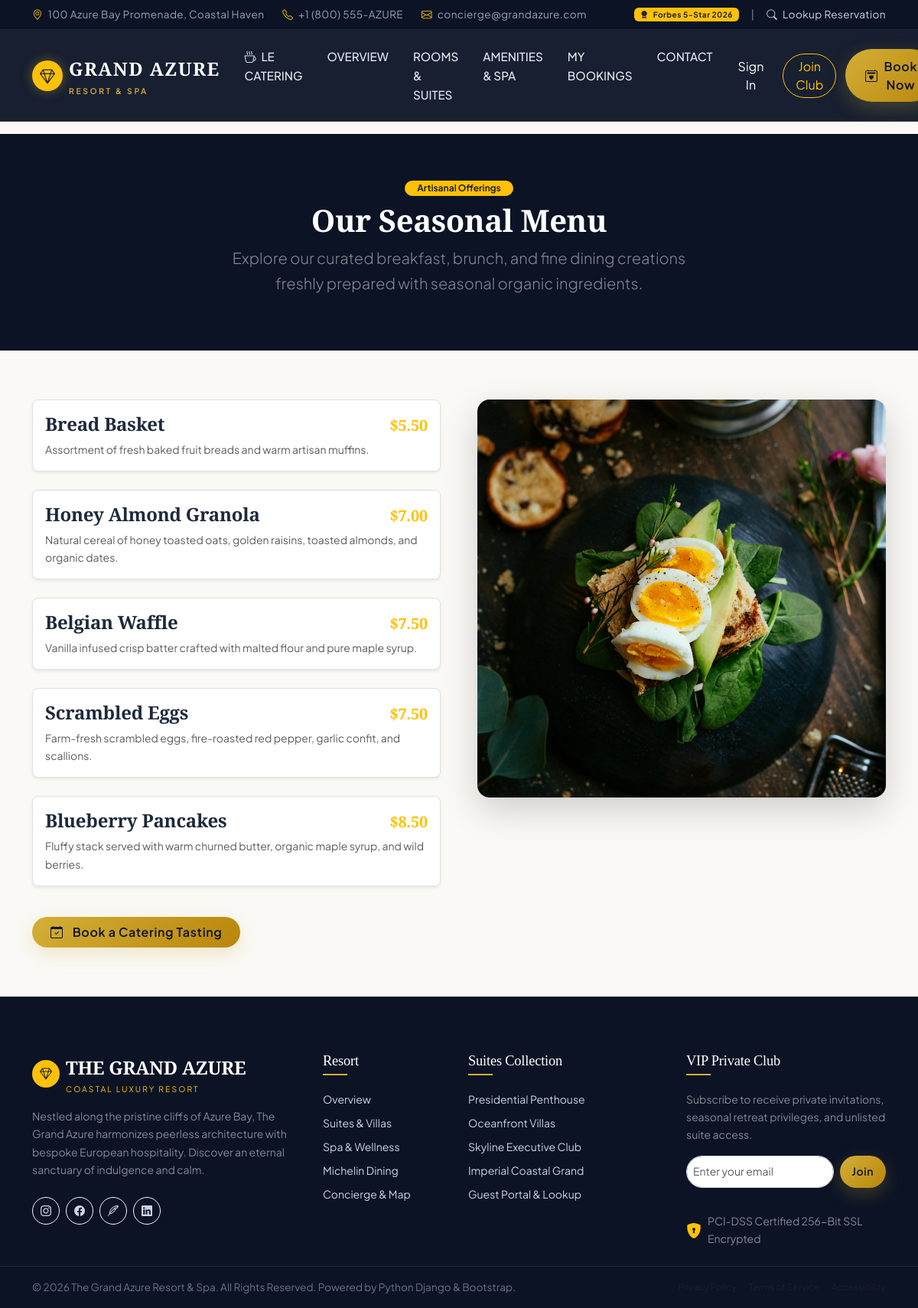
The app's page /menu/ with its own data.
### hotel_app/models.py (models this page shows, shortened)
class MenuItem(models.Model):
    CATEGORY_CHOICES = [
        ('Seasonal', 'Seasonal Offerings'),
        ('Starters', 'Starters & Hors d\'oeuvres'),
        ('Main', 'Main Courses'),
        ('Desserts', 'Artisanal Desserts'),
        ('Beverages', 'Fine Beverages & Wines'),
    ]
    title = models.CharField(max_length=150)
    description = models.TextField()
    price = models.DecimalField(max_digits=6, decimal_places=2)
    category = models.CharField(max_length=50, choices=CATEGORY_CHOICES, default='Seasonal')
    is_available = models.BooleanField(default=True)
    order = models.PositiveIntegerField(default=1, help_text="Display order in menu list")
    created_at = models.DateTimeField(auto_now_add=True)
    class Meta:
        db_table = 'catering_menuitem'
        ordering = ['order', 'id']
        verbose_name = "Menu Item"
        verbose_name_plural = "Menu Items"

### hotel_app/views.py (the view)
# urls.py: path('menu/', views.menu_view, name='menu'),
def menu_view(request):
    menu_items = MenuItem.objects.filter(is_available=True).order_by('order')
    return render(request, 'hotel_app/menu.html', {'menu_items': menu_items})

### hotel_app/templates/hotel_app/menu.html (shortened to what this page needs)
{% extends 'hotel_app/base.html' %}
{% load static %}
{% block extra_css %}
<link rel="stylesheet" href="{% static 'hotel_app/css/menu.css' %}">
{% endblock %}
{% block content %}
<div class="py-5 bg-navy-dark text-white text-center">
  <div class="container py-2">
    <span class="badge bg-warning text-dark px-3 py-1 rounded-pill mb-2">Artisanal Offerings</span>
    <h1 class="font-serif fw-bold text-white mb-2">Our Seasonal Menu</h1>
    <p class="text-white-50 lead mx-auto" style="max-width: 650px;">
      Explore our curated breakfast, brunch, and fine dining creations freshly prepared with seasonal organic ingredients.
    </p>
  </div>
</div>
<div class="container py-5 my-3">
  <div class="row align-items-start g-5">
    <div class="col-lg-6">
      <div class="d-flex flex-column gap-4">
        {% for item in menu_items %}
          <div class="p-3 bg-white rounded-3 border shadow-sm">
            <div class="d-flex justify-content-between align-items-baseline mb-1">
              <h4 class="font-serif fw-bold text-navy mb-0">{{ item.title }}</h4>
              <span class="fs-5 fw-bold text-warning font-serif">${{ item.price|floatformat:2 }}</span>
            </div>
            <p class="text-muted small mb-0">{{ item.description }}</p>
          </div>
        {% empty %}
          <div class="p-4 bg-white rounded-3 border text-center text-muted">
            <p class="mb-0">Seasonal menu currently updating. Please check back shortly.</p>
          </div>
        {% endfor %}
      </div>
      <div class="mt-4 pt-3 text-start">
        <a href="{% url 'contact' %}" class="btn btn-gold rounded-pill px-4 py-2">
          <i class="bi bi-calendar-check me-1"></i> Book a Catering Tasting
        </a>
      </div>
    </div>
    <div class="col-lg-6">
      <div class="rounded-4 overflow-hidden shadow-lg sticky-top" style="top: 100px;">
        <img src="{% static 'hotel_app/images/catering_menu.jpg' %}" alt="Le Catering Menu Selection" class="img-fluid w-100" style="height: 520px; object-fit: cover;">
      </div>
    </div>
  </div>
</div>
{% endblock %}

### hotel_app/static/hotel_app/css/common.css (style rules this page uses)
:root { --primary-navy: #0B1325; --secondary-navy: #111D38; --navy-card: #162447; --accent-gold: #D4AF37; --accent-gold-hover: #C59B27; --accent-gold-light: #F6E7B0; --accent-gold-glow: rgba(212, 175, 55, 0.25); --bg-primary: #FDFBF7; --bg-secondary: #F7F4EE; --bg-cream: #FAF9F6; --bg-card: #FFFFFF; --bg-dark: #1A1A1A; --text-primary: #1E293B; --text-main: #2C2A29; --text-muted: #64748B; --text-light: #F8FAFC; --border-subtle: #E2E8F0; --border-light: rgba(44, 42, 41, 0.08); --border-accent: rgba(197, 160, 89, 0.3); --font-heading: 'Playfair Display', Georgia, serif; --font-body: 'Plus Jakarta Sans', -apple-system, BlinkMacSystemFont, 'Segoe UI', Roboto, sans-serif; --radius-sm: 8px; --radius-md: 14px; --radius-lg: 20px; --radius-full: 9999px; --shadow-sm: 0 2px 8px rgba(11, 19, 37, 0.05); --shadow-md: 0 8px 24px rgba(11, 19, 37, 0.08); --shadow-lg: 0 16px 40px rgba(11, 19, 37, 0.12); --shadow-gold: 0 8px 25px rgba(212, 175, 55, 0.25); --transition: all 0.3s cubic-bezier(0.4, 0, 0.2, 1); --transition-smooth: all 0.4s cubic-bezier(0.16, 1, 0.3, 1); --transition-fast: all 0.2s ease; }
body { font-family: var(--font-body); color: var(--text-primary); background-color: var(--bg-cream); line-height: 1.65; overflow-x: hidden; -webkit-font-smoothing: antialiased; }
h1, h2, h3, h4, h5, .font-serif { font-family: var(--font-heading); letter-spacing: -0.01em; }
a { color: inherit; text-decoration: none; transition: var(--transition); }
.btn-gold { background: linear-gradient(135deg, #D4AF37 0%, #B8860B 100%); color: #0B1325 !important; font-weight: 600; letter-spacing: 0.04em; border: none; border-radius: var(--radius-full); padding: 0.65rem 1.6rem; box-shadow: var(--shadow-gold); transition: var(--transition); display: inline-flex; align-items: center; justify-content: center; gap: 0.5rem; }
.bg-navy-dark { background-color: var(--primary-navy); color: #FFFFFF; }

### records on screen
MenuItem: title "Bread Basket", price "5.50", description "Assortment of fresh baked fruit breads and warm artisan muffins."
MenuItem: title "Honey Almond Granola", price "7.00", description "Natural cereal of honey toasted oats, golden raisins, toasted almonds, and organic dates."
MenuItem: title "Belgian Waffle", price "7.50", description "Vanilla infused crisp batter crafted with malted flour and pure maple syrup."
MenuItem: title "Scrambled Eggs", price "7.50", description "Farm-fresh scrambled eggs, fire-roasted red pepper, garlic confit, and scallions."
MenuItem: title "Blueberry Pancakes", price "8.50", description "Fluffy stack served with warm churned butter, organic maple syrup, and wild berries."
